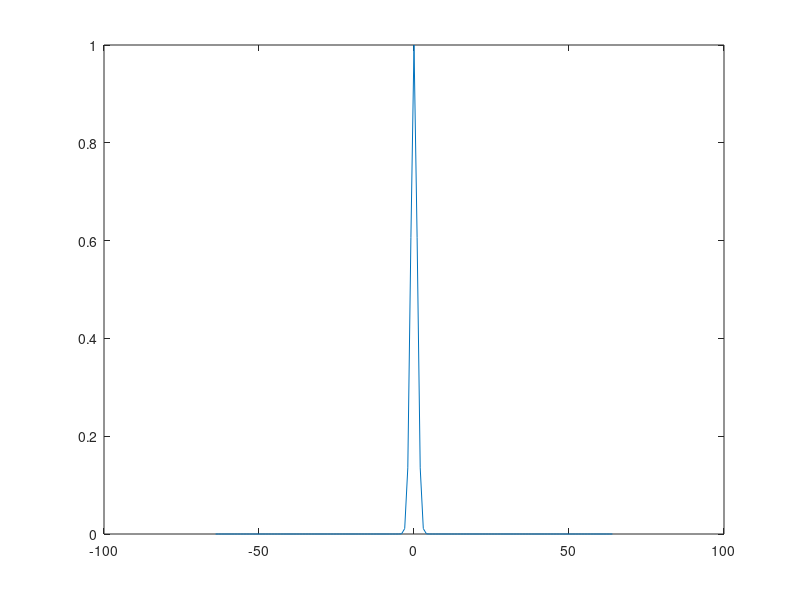

Here is the MATLAB script that generated this plot:
% start over
close all;
clear all;
clc; 

% Sampling setup
Ts = 1; % sampling period
Fs = 1/Ts; % sampling frequency 
num_samples = 16; % number of samples to take
T = num_samples * Ts; 
Tsim = 8*T; % sample time
nsim = Tsim / Ts;

To = 1 ; % Guasian spread
t = -Tsim/2:Ts:Tsim/2;
g = exp(-t.^2/(2*To^2));

plot(t,g);
